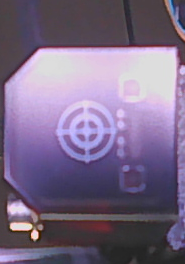
#> input picture klipper_setup/image_build/overlays/stage2/99-klipperpi/files/eddy_sift_body_template.png, 185 x 264 px
$ python -i vision_nozzle_tip_localization.py   (imports and definitions only)   (older library calls are emulated)
#> lines starting #> are read from the running program, lines starting #| are printed output that depends on the picture
#> further down, picture is the input picture: shape (264, 185, 3); mean B, G, R 134.9, 106.3, 122.1
#!/usr/bin/env python3
"""Shared physical nozzle-tip localization for vision calibration jobs."""

from __future__ import annotations

import logging
import math
from itertools import combinations, product
from pathlib import Path
from typing import Any

import cv2
import numpy as np
from scipy.stats import theilslopes
from vision_four_fiducials import detect_four_fiducials

_logger = logging.getLogger(__name__)


class NozzleTipLocalizationError(RuntimeError):
    pass


BRIGHT_CIRCLE_ROI_HALF_WIDTH_PX = 40.0
BRIGHT_CIRCLE_ROI_HALF_HEIGHT_PX = 35.0
BRIGHT_CIRCLE_LEGACY_MIN_SCORE = 45.0
BRIGHT_CIRCLE_SCORE_FLOOR = -10.0
BRIGHT_CIRCLE_MIN_TRAJECTORY_INLIERS = 4
BRIGHT_CIRCLE_MIN_TRAJECTORY_INLIER_FRACTION = 2.0 / 3.0
BRIGHT_CIRCLE_MAX_CONSENSUS_RMS_PX = 2.5
BRIGHT_CIRCLE_MAX_ROW_RESIDUAL_PX = 4.0
BRIGHT_CIRCLE_MAX_ROW_V_SLOPE_PX_PER_MM = 1.0
MARKER_SEEDED_ROI_HALF_WIDTH_PX = 55.0
MARKER_SEEDED_ROI_HALF_HEIGHT_PX = 45.0


# [176 lines left out: functions evaluate_bright_circle_quality, _red_candidates, not called in this run]


def _gray(image: np.ndarray) -> np.ndarray:
    return cv2.cvtColor(image, cv2.COLOR_BGR2GRAY)
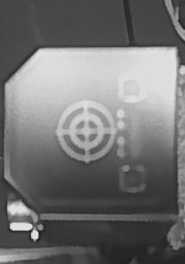
#> returned value: shape (264, 185); min 27, max 231, mean 114.3


def _clahe(image: np.ndarray) -> np.ndarray:
    return cv2.createCLAHE(2.0, (8, 8)).apply(_gray(image))
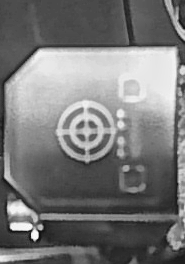
#> returned value: shape (264, 185); min 12, max 252, mean 120.1


def _gradient(image: np.ndarray) -> np.ndarray:
    gray = _clahe(image)
    x_gradient = cv2.Sobel(gray, cv2.CV_32F, 1, 0, ksize=3)
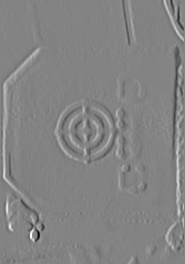
#> x_gradient: shape (264, 185) float32; min -902, max 848, mean 2.3; drawn with min black and max white
    y_gradient = cv2.Sobel(gray, cv2.CV_32F, 0, 1, ksize=3)
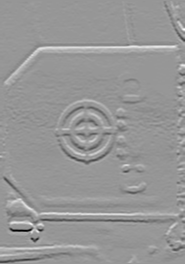
#> y_gradient: shape (264, 185) float32; min -884, max 610, mean -0.5; drawn with min black and max white
    magnitude = cv2.magnitude(x_gradient, y_gradient)
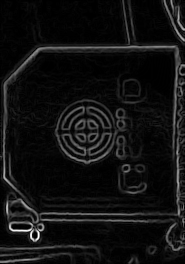
#> magnitude: shape (264, 185) float32; min 0, max 906.4, mean 62; drawn with min black and max white
    return cv2.normalize(magnitude, None, 0, 255, cv2.NORM_MINMAX).astype(np.uint8)


# [144 lines left out: functions _select_marker, _circle_edge_score, _ring_candidates, _cluster_candidates, not called in this run]


def _is_physical_tip_delta(delta: np.ndarray, ring_radius: float) -> bool:
    return bool(delta[0] >= 0.12 * ring_radius and abs(delta[1]) <= 0.15 * ring_radius)


# [1112 lines left out: functions _tip_candidates, _bright_circle_score, _bright_circle_candidates, _refine_bright_circle, _robust_line, _trajectory_candidate_consensus and 6 more, not called in this run]

>>> import cv2
>>> picture = cv2.imread('eddy_sift_body_template.png')
>>> result = _gradient(picture)
